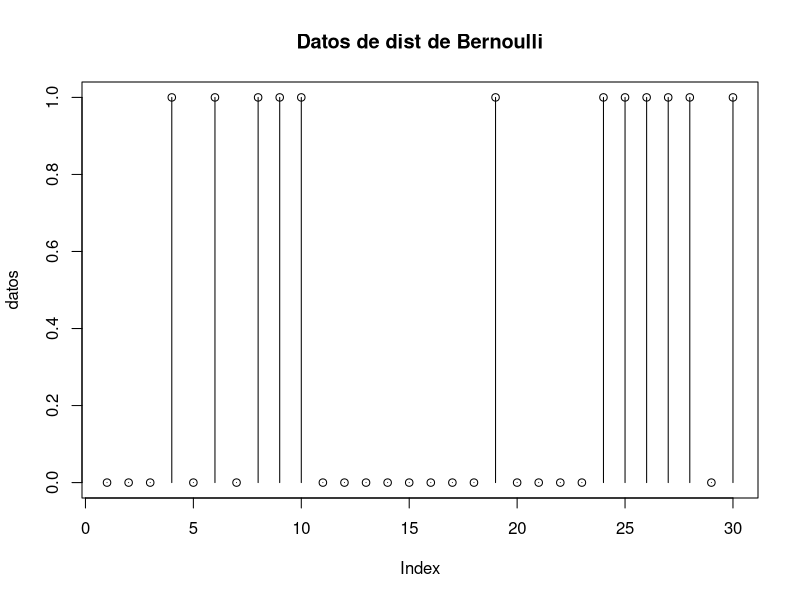
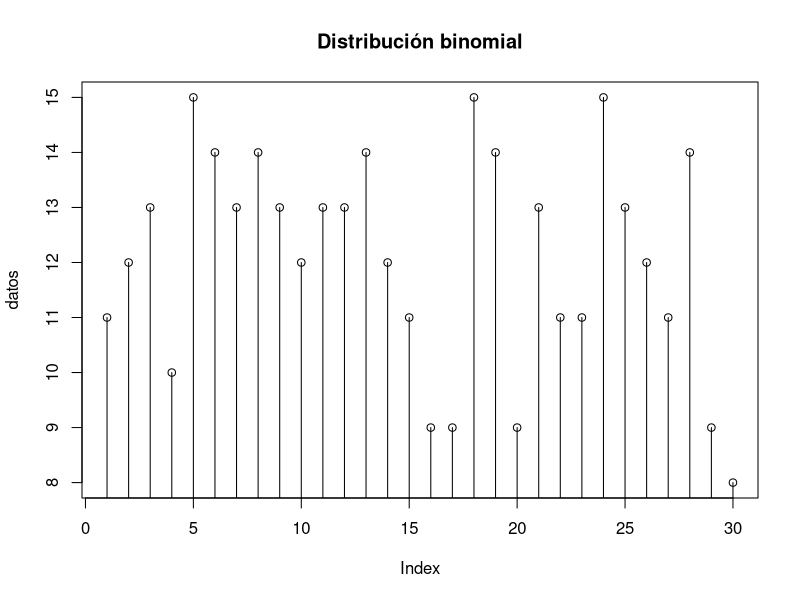
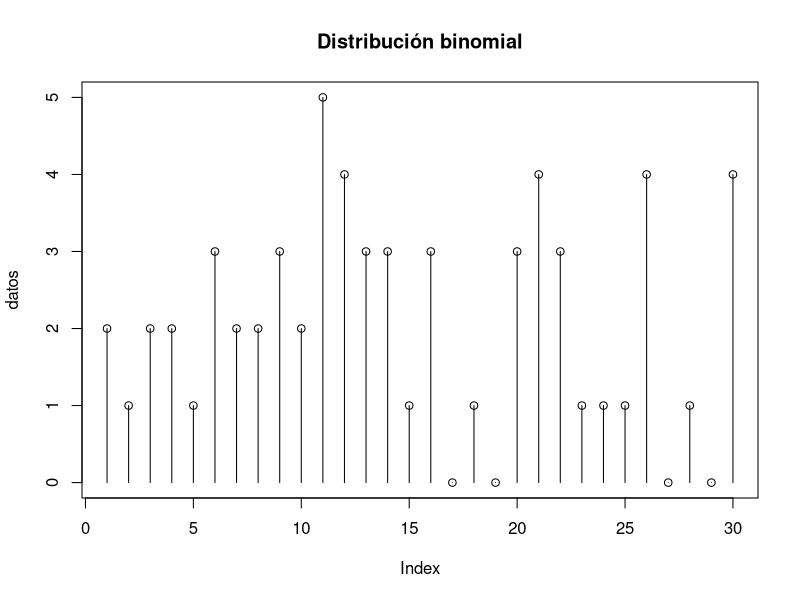
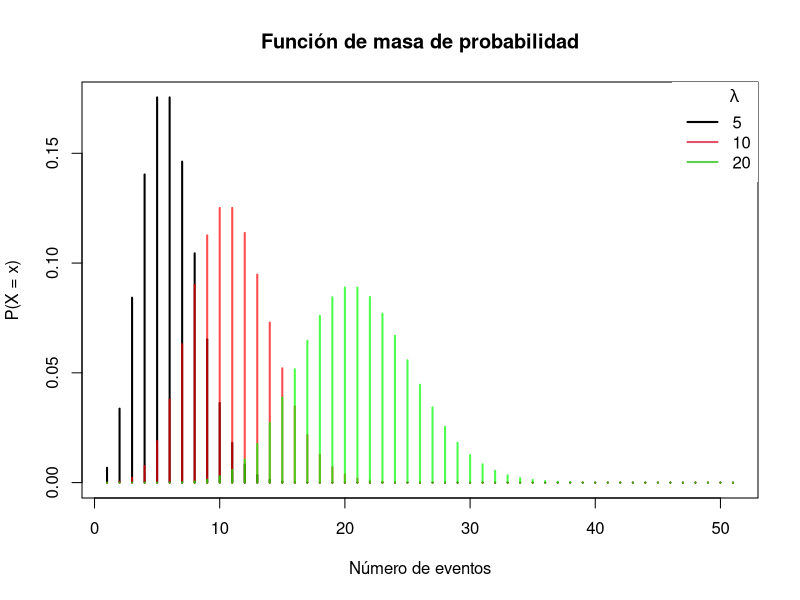
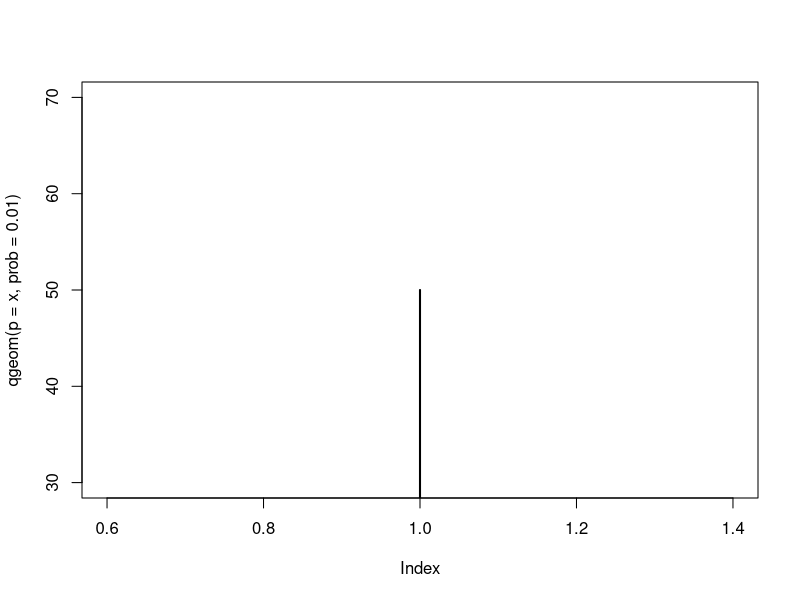
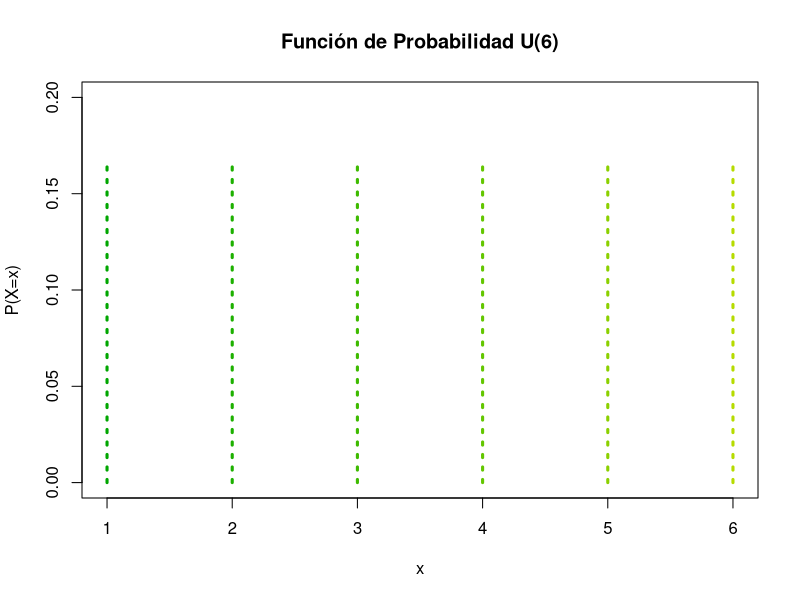
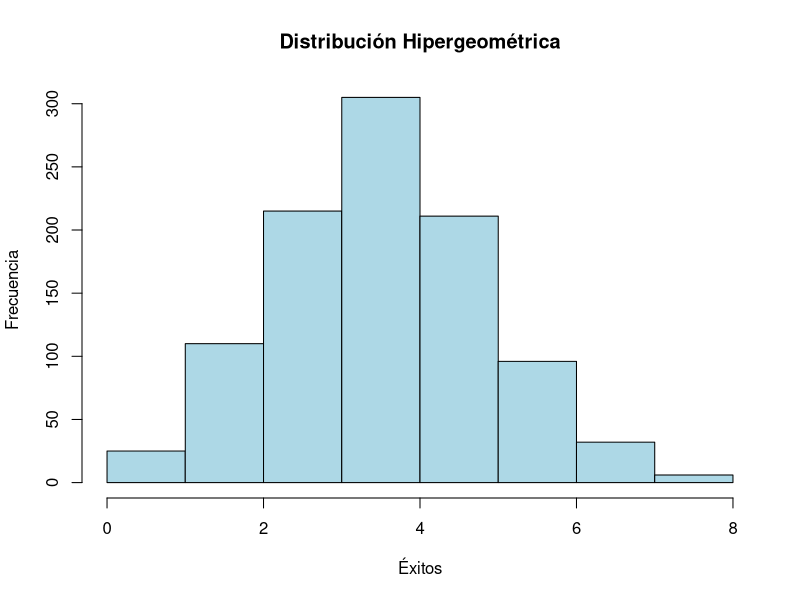
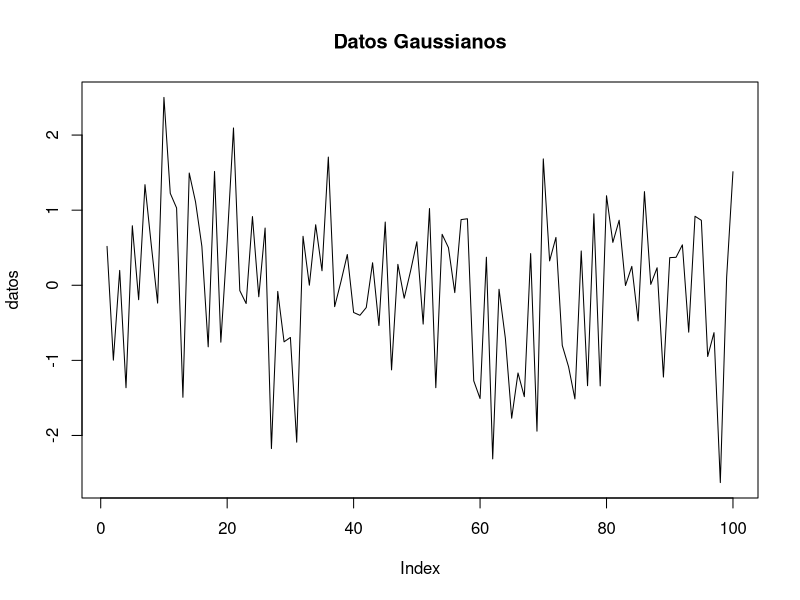

These figures' R source, in order:
## ---- chunk 1
knitr::opts_chunk$set(echo = TRUE)
## ---- chunk 2
# Sacamos una muestra de 30 datos Bernoulli y graficamos
datos <- rbinom(n=30, size=1, prob=0.3)
plot(datos, type="h", main="Datos de dist de Bernoulli")
points(datos)
## ---- chunk 3
datos <- rbinom(30, size=20, prob=0.6)
plot(datos, type="h", main= "Distribución binomial")
points(datos)
## ---- chunk 4
datos <- rbinom(30, size=20, prob=0.1)
plot(datos, type="h", main= "Distribución binomial")
points(datos)
## ---- chunk 5
# Rejilla de valores del eje X
x <- 0:50

#-----------
# lambda: 5
#-----------
lambda <- 5
plot(dpois(x, lambda), type = "h", lwd = 2,
     main = "Función de masa de probabilidad",
     ylab = "P(X = x)", xlab = "Número de eventos")

#-----------
# lambda: 10
#-----------
lambda <- 10
lines(dpois(x, lambda), type = "h", lwd = 2, col = rgb(1,0,0, 0.7))

#-----------
# lambda: 20
#-----------
lambda <- 20
lines(dpois(x, lambda), type = "h", lwd = 2, col = rgb(0, 1, 0, 0.7))

# Leyenda
legend("topright", legend = c("5", "10", "20"),
       title = expression(lambda), title.adj = 0.75,
       lty = 1, col = 1:3, lwd = 2, box.lty = 0)

## ---- chunk 6
x<- 0.4

plot(qgeom(p=x, prob=0.01), type = "h", lwd = 2)
## ---- chunk 7

dunifdisc<-function(x, min=1, max=6) ifelse(x>=min & x<=max & round(x)==x, 1/(max-min+1), 0)
punifdisc<-function(q, min=1, max=6) ifelse(q<min, 0, ifelse(q>=max, 1, (floor(q)-min+1)/(max-min+1)))
plot(1:6,dunifdisc(1:6),type="h", lty  = 3, lwd  = 3, pch = 16, xlab="x",ylab="P(X=x)", 
     main="Función de Probabilidad U(6)", col=terrain.colors(15), ylim = c(0,0.2))

## ---- chunk 8

N <- 50    # Tamaño de la población
K <- 20    # Número de éxitos en la población
n <- 10    # Tamaño de la muestra

# Generar una muestra aleatoria
muestra <- rhyper(nn=1000, m=K, n=N-K, k=n)

# Crear un histograma de la muestra
hist(muestra, main="Distribución Hipergeométrica", xlab="Éxitos", ylab="Frecuencia", col="lightblue", border="black")

## ---- chunk 9
datos <- rnorm(100,mean=0, sd=1)
plot(datos, type="l", main="Datos Gaussianos")
## ---- chunk 10

min <- 0    # Límite inferior
max <- 1    # Límite superior

# Generar una muestra aleatoria
muestra <- runif(n=1000, min=min, max=max)

# Crear un histograma de la muestra
hist(muestra, main="Distribución Uniforme Continua", xlab="Valores", ylab="Frecuencia", col="lightblue", border="black")

## ---- chunk 11

rate <- 1    # Tasa de ocurrencia

# Generar una muestra aleatoria
muestra <- rexp(n=1000, rate=rate)

# Crear un histograma de la muestra
hist(muestra, main="Distribución Exponencial", xlab="Valores", ylab="Frecuencia", col="lightblue", border="black")
## ---- chunk 12

sigma <- 1    # Escala

# Generar una muestra aleatoria
muestra <- sqrt(-2 * sigma^2 * log(runif(n=1000)))

# Crear un histograma de la muestra
hist(muestra, main="Distribución Rayleigh", xlab="Valores", ylab="Frecuencia", col="lightblue", border="black")

## ---- chunk 13
shape <- 1    # Forma
rate <- 1     # Tasa

# Generar una muestra aleatoria
muestra <- rgamma(n=1000, shape=shape, rate=rate)

# Crear un gráfico de densidad de la muestra
densidad <- density(muestra)
plot(densidad, main="Distribución Gamma", xlab="Valores", ylab="Densidad")
polygon(densidad, col="lightblue", border="brown")

